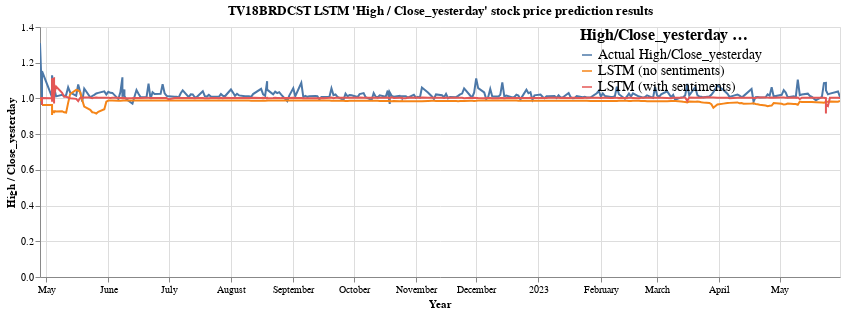

Notebook code for this chart:
### Code cell
high_close_yesterday_ratio = alt.Chart(melted_df, title="TV18BRDCST LSTM 'High / Close_yesterday' stock price prediction results").mark_line().encode(
    x=alt.X('date:T', title="Year"),
    y = alt.Y('High/Close_yesterday:Q', title="High / Close_yesterday"),
    color = alt.Color('High/Close_yesterday method:N',
                      legend=alt.Legend(orient='right',direction = 'vertical',labelLimit = 400))
    ).properties(height = 250, width = 800
    ).configure_legend(
    offset=-260,
    symbolDirection='vertical',
        titleFontSize=16,
        labelFontSize=14
    )

high_close_yesterday_ratio.interactive()

### Figure 1 — Vega-Lite specification as saved in the notebook (floating-point values rounded to 4 significant figures; data arrays with more than 128 entries replaced by an {"elided": "..."} marker saying what was removed)
{"usermeta": {"embedOptions": {"theme": "fivethirtyeight"}}, "config": {"view": {"continuousWidth": 300, "continuousHeight": 300}, "legend": {"labelFontSize": 14, "offset": -260, "symbolDirection": "vertical", "titleFontSize": 16}}, "data": {"name": "data-41ec7b6fee6e4ef443ba6501d77a1e51"}, "mark": {"type": "line"}, "encoding": {"color": {"field": "High/Close_yesterday method", "legend": {"direction": "vertical", "labelLimit": 400, "orient": "right"}, "type": "nominal"}, "x": {"field": "date", "title": "Year", "type": "temporal"}, "y": {"field": "High/Close_yesterday", "title": "High / Close_yesterday", "type": "quantitative"}}, "height": 250, "params": [{"name": "param_2", "select": {"type": "interval", "encodings": ["x", "y"]}, "bind": "scales"}], "title": "TV18BRDCST LSTM 'High / Close_yesterday' stock price prediction results", "width": 800, "$schema": "https://vega.github.io/schema/vega-lite/v5.8.0.json", "datasets": {"data-41ec7b6fee6e4ef443ba6501d77a1e51": {"elided": "2382 records"}}}
